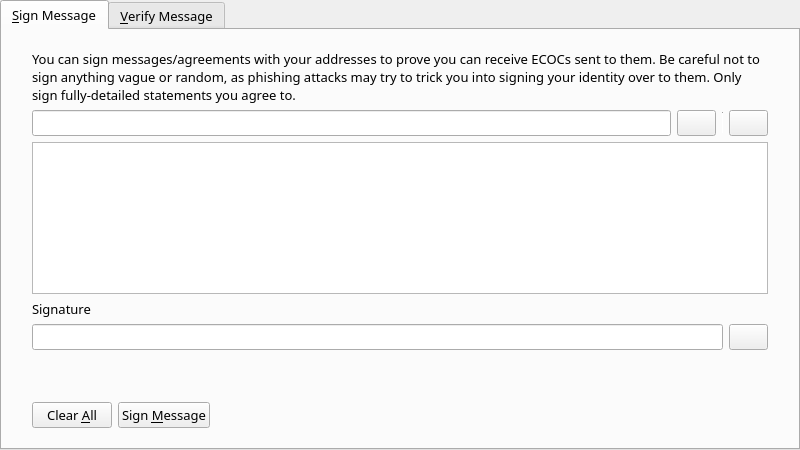
<?xml version="1.0" encoding="UTF-8"?>
<ui version="4.0">
 <class>SignVerifyMessageDialog</class>
 <widget class="QDialog" name="SignVerifyMessageDialog">
  <property name="geometry">
   <rect>
    <x>0</x>
    <y>0</y>
    <width>800</width>
    <height>450</height>
   </rect>
  </property>
  <property name="font">
   <font>
    <family>Source Sans Pro</family>
    <pointsize>10</pointsize>
   </font>
  </property>
  <property name="windowTitle">
   <string>Signatures - Sign / Verify a Message</string>
  </property>
  <property name="modal">
   <bool>true</bool>
  </property>
  <layout class="QVBoxLayout" name="verticalLayout">
   <property name="leftMargin">
    <number>0</number>
   </property>
   <property name="topMargin">
    <number>0</number>
   </property>
   <property name="rightMargin">
    <number>0</number>
   </property>
   <property name="bottomMargin">
    <number>0</number>
   </property>
   <item>
    <widget class="QTabWidget" name="tabWidget">
     <property name="currentIndex">
      <number>0</number>
     </property>
     <widget class="QWidget" name="tabSignMessage">
      <attribute name="title">
       <string>&amp;Sign Message</string>
      </attribute>
      <layout class="QVBoxLayout" name="verticalLayout_SM">
       <property name="leftMargin">
        <number>0</number>
       </property>
       <property name="topMargin">
        <number>0</number>
       </property>
       <property name="rightMargin">
        <number>0</number>
       </property>
       <property name="bottomMargin">
        <number>0</number>
       </property>
       <item>
        <layout class="QVBoxLayout" name="verticalLayout_3">
         <property name="leftMargin">
          <number>30</number>
         </property>
         <property name="topMargin">
          <number>20</number>
         </property>
         <property name="rightMargin">
          <number>30</number>
         </property>
         <property name="bottomMargin">
          <number>20</number>
         </property>
         <item>
          <widget class="QLabel" name="infoLabel_SM">
           <property name="text">
            <string>You can sign messages/agreements with your addresses to prove you can receive ECOCs sent to them. Be careful not to sign anything vague or random, as phishing attacks may try to trick you into signing your identity over to them. Only sign fully-detailed statements you agree to.</string>
           </property>
           <property name="textFormat">
            <enum>Qt::PlainText</enum>
           </property>
           <property name="wordWrap">
            <bool>true</bool>
           </property>
          </widget>
         </item>
         <item>
          <layout class="QHBoxLayout" name="horizontalLayout_1_SM">
           <property name="spacing">
            <number>6</number>
           </property>
           <item>
            <widget class="QValidatedLineEdit" name="addressIn_SM">
             <property name="toolTip">
              <string>The ECOC address to sign the message with</string>
             </property>
            </widget>
           </item>
           <item>
            <widget class="QPushButton" name="addressBookButton_SM">
             <property name="toolTip">
              <string>Choose previously used address</string>
             </property>
             <property name="text">
              <string/>
             </property>
             <property name="icon">
              <iconset resource="../bitcoin.qrc">
               <normaloff>:/icons/address-book</normaloff>:/icons/address-book</iconset>
             </property>
             <property name="shortcut">
              <string>Alt+A</string>
             </property>
             <property name="autoDefault">
              <bool>false</bool>
             </property>
            </widget>
           </item>
           <item>
            <widget class="Line" name="vLine">
             <property name="maximumSize">
              <size>
               <width>1</width>
               <height>22</height>
              </size>
             </property>
             <property name="orientation">
              <enum>Qt::Vertical</enum>
             </property>
            </widget>
           </item>
           <item>
            <widget class="QPushButton" name="pasteButton_SM">
             <property name="toolTip">
              <string>Paste address from clipboard</string>
             </property>
             <property name="text">
              <string/>
             </property>
             <property name="icon">
              <iconset resource="../bitcoin.qrc">
               <normaloff>:/icons/editpaste</normaloff>:/icons/editpaste</iconset>
             </property>
             <property name="shortcut">
              <string>Alt+P</string>
             </property>
             <property name="autoDefault">
              <bool>false</bool>
             </property>
            </widget>
           </item>
          </layout>
         </item>
         <item>
          <widget class="QPlainTextEdit" name="messageIn_SM">
           <property name="toolTip">
            <string>Enter the message you want to sign here</string>
           </property>
          </widget>
         </item>
         <item>
          <widget class="QLabel" name="signatureLabel_SM">
           <property name="text">
            <string>Signature</string>
           </property>
           <property name="textFormat">
            <enum>Qt::PlainText</enum>
           </property>
          </widget>
         </item>
         <item>
          <layout class="QHBoxLayout" name="horizontalLayout_2_SM">
           <property name="spacing">
            <number>6</number>
           </property>
           <item>
            <widget class="QLineEdit" name="signatureOut_SM">
             <property name="font">
              <font>
               <italic>true</italic>
              </font>
             </property>
             <property name="readOnly">
              <bool>true</bool>
             </property>
            </widget>
           </item>
           <item>
            <widget class="QPushButton" name="copySignatureButton_SM">
             <property name="toolTip">
              <string>Copy the current signature to the system clipboard</string>
             </property>
             <property name="text">
              <string/>
             </property>
             <property name="icon">
              <iconset resource="../bitcoin.qrc">
               <normaloff>:/icons/editcopy</normaloff>:/icons/editcopy</iconset>
             </property>
             <property name="autoDefault">
              <bool>false</bool>
             </property>
            </widget>
           </item>
          </layout>
         </item>
        </layout>
       </item>
       <item>
        <widget class="QWidget" name="buttonsContainerWhite" native="true">
         <layout class="QHBoxLayout" name="horizontalLayout">
          <property name="leftMargin">
           <number>30</number>
          </property>
          <property name="topMargin">
           <number>15</number>
          </property>
          <property name="rightMargin">
           <number>30</number>
          </property>
          <item>
           <widget class="QPushButton" name="clearButton_SM">
            <property name="toolTip">
             <string>Reset all sign message fields</string>
            </property>
            <property name="styleSheet">
             <string notr="true"/>
            </property>
            <property name="text">
             <string>Clear &amp;All</string>
            </property>
            <property name="icon">
             <iconset resource="../bitcoin.qrc">
              <normaloff>:/icons/remove</normaloff>:/icons/remove</iconset>
            </property>
            <property name="autoDefault">
             <bool>false</bool>
            </property>
           </widget>
          </item>
          <item>
           <widget class="QPushButton" name="signMessageButton_SM">
            <property name="toolTip">
             <string>Sign the message to prove you own this ECOC address</string>
            </property>
            <property name="styleSheet">
             <string notr="true"/>
            </property>
            <property name="text">
             <string>Sign &amp;Message</string>
            </property>
            <property name="icon">
             <iconset resource="../bitcoin.qrc">
              <normaloff>:/icons/edit</normaloff>:/icons/edit</iconset>
            </property>
            <property name="autoDefault">
             <bool>false</bool>
            </property>
           </widget>
          </item>
          <item>
           <spacer name="horizontalSpacer_1_SM">
            <property name="orientation">
             <enum>Qt::Horizontal</enum>
            </property>
            <property name="sizeHint" stdset="0">
             <size>
              <width>40</width>
              <height>48</height>
             </size>
            </property>
           </spacer>
          </item>
          <item>
           <widget class="QLabel" name="statusLabel_SM">
            <property name="font">
             <font>
              <weight>75</weight>
              <bold>true</bold>
             </font>
            </property>
            <property name="text">
             <string/>
            </property>
            <property name="wordWrap">
             <bool>true</bool>
            </property>
           </widget>
          </item>
          <item>
           <spacer name="horizontalSpacer_2_SM">
            <property name="orientation">
             <enum>Qt::Horizontal</enum>
            </property>
            <property name="sizeHint" stdset="0">
             <size>
              <width>40</width>
              <height>48</height>
             </size>
            </property>
           </spacer>
          </item>
         </layout>
        </widget>
       </item>
      </layout>
     </widget>
     <widget class="QWidget" name="tabVerifyMessage">
      <attribute name="title">
       <string>&amp;Verify Message</string>
      </attribute>
      <layout class="QVBoxLayout" name="verticalLayout_VM">
       <property name="leftMargin">
        <number>0</number>
       </property>
       <property name="topMargin">
        <number>0</number>
       </property>
       <property name="rightMargin">
        <number>0</number>
       </property>
       <property name="bottomMargin">
        <number>0</number>
       </property>
       <item>
        <layout class="QVBoxLayout" name="verticalLayout_2">
         <property name="leftMargin">
          <number>30</number>
         </property>
         <property name="topMargin">
          <number>20</number>
         </property>
         <property name="rightMargin">
          <number>30</number>
         </property>
         <property name="bottomMargin">
          <number>20</number>
         </property>
         <item>
          <widget class="QLabel" name="infoLabel_VM">
           <property name="text">
            <string>Enter the receiver's address, message (ensure you copy line breaks, spaces, tabs, etc. exactly) and signature below to verify the message. Be careful not to read more into the signature than what is in the signed message itself, to avoid being tricked by a man-in-the-middle attack. Note that this only proves the signing party receives with the address, it cannot prove sendership of any transaction!</string>
           </property>
           <property name="textFormat">
            <enum>Qt::PlainText</enum>
           </property>
           <property name="alignment">
            <set>Qt::AlignLeading|Qt::AlignLeft|Qt::AlignTop</set>
           </property>
           <property name="wordWrap">
            <bool>true</bool>
           </property>
          </widget>
         </item>
         <item>
          <layout class="QHBoxLayout" name="horizontalLayout_1_VM">
           <property name="spacing">
            <number>6</number>
           </property>
           <item>
            <widget class="QValidatedLineEdit" name="addressIn_VM">
             <property name="toolTip">
              <string>The ECOC address the message was signed with</string>
             </property>
            </widget>
           </item>
           <item>
            <widget class="QPushButton" name="addressBookButton_VM">
             <property name="toolTip">
              <string>Choose previously used address</string>
             </property>
             <property name="text">
              <string/>
             </property>
             <property name="icon">
              <iconset resource="../bitcoin.qrc">
               <normaloff>:/icons/address-book</normaloff>:/icons/address-book</iconset>
             </property>
             <property name="shortcut">
              <string>Alt+A</string>
             </property>
             <property name="autoDefault">
              <bool>false</bool>
             </property>
            </widget>
           </item>
          </layout>
         </item>
         <item>
          <widget class="QPlainTextEdit" name="messageIn_VM"/>
         </item>
         <item>
          <widget class="QValidatedLineEdit" name="signatureIn_VM"/>
         </item>
        </layout>
       </item>
       <item>
        <widget class="QWidget" name="buttonsContainerWhite_" native="true">
         <layout class="QHBoxLayout" name="horizontalLayout_2">
          <property name="leftMargin">
           <number>30</number>
          </property>
          <property name="topMargin">
           <number>15</number>
          </property>
          <property name="rightMargin">
           <number>30</number>
          </property>
          <item>
           <widget class="QPushButton" name="clearButton_VM">
            <property name="toolTip">
             <string>Reset all verify message fields</string>
            </property>
            <property name="styleSheet">
             <string notr="true"/>
            </property>
            <property name="text">
             <string>Clear &amp;All</string>
            </property>
            <property name="icon">
             <iconset resource="../bitcoin.qrc">
              <normaloff>:/icons/remove</normaloff>:/icons/remove</iconset>
            </property>
            <property name="autoDefault">
             <bool>false</bool>
            </property>
           </widget>
          </item>
          <item>
           <widget class="QPushButton" name="verifyMessageButton_VM">
            <property name="toolTip">
             <string>Verify the message to ensure it was signed with the specified ECOC address</string>
            </property>
            <property name="styleSheet">
             <string notr="true"/>
            </property>
            <property name="text">
             <string>Verify &amp;Message</string>
            </property>
            <property name="icon">
             <iconset resource="../bitcoin.qrc">
              <normaloff>:/icons/transaction_0</normaloff>:/icons/transaction_0</iconset>
            </property>
            <property name="autoDefault">
             <bool>false</bool>
            </property>
           </widget>
          </item>
          <item>
           <spacer name="horizontalSpacer_1_VM">
            <property name="orientation">
             <enum>Qt::Horizontal</enum>
            </property>
            <property name="sizeHint" stdset="0">
             <size>
              <width>40</width>
              <height>48</height>
             </size>
            </property>
           </spacer>
          </item>
          <item>
           <widget class="QLabel" name="statusLabel_VM">
            <property name="font">
             <font>
              <weight>75</weight>
              <bold>true</bold>
             </font>
            </property>
            <property name="text">
             <string/>
            </property>
            <property name="wordWrap">
             <bool>true</bool>
            </property>
           </widget>
          </item>
          <item>
           <spacer name="horizontalSpacer_2_VM">
            <property name="orientation">
             <enum>Qt::Horizontal</enum>
            </property>
            <property name="sizeHint" stdset="0">
             <size>
              <width>40</width>
              <height>48</height>
             </size>
            </property>
           </spacer>
          </item>
         </layout>
        </widget>
       </item>
      </layout>
     </widget>
    </widget>
   </item>
  </layout>
 </widget>
 <customwidgets>
  <customwidget>
   <class>QValidatedLineEdit</class>
   <extends>QLineEdit</extends>
   <header>qvalidatedlineedit.h</header>
  </customwidget>
 </customwidgets>
 <resources>
  <include location="../bitcoin.qrc"/>
 </resources>
 <connections/>
</ui>
